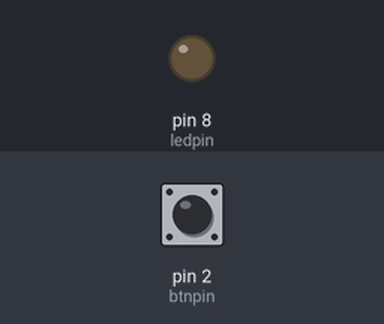
A sketch run on a simulated Arduino Uno, built with avr-gcc and run on an emulated ATmega328P. On the bench: output pins drawn as LEDs (lit = HIGH). Inputs (shaded band) come from the test bench; at power-on: pin 2 (btnpin) LOW. What the sketch prints to the serial monitor is not drawn.

Above: at 1.2 s.
1.3 s: pin 2 (btnpin) pulled HIGH for 0.15 s
At 1.37 s:
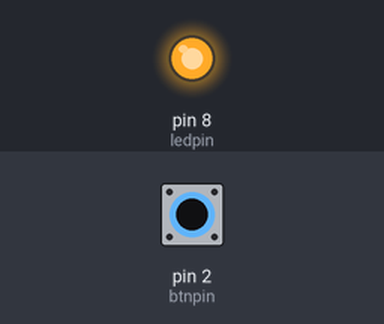
2.9 s: pin 2 (btnpin) pulled HIGH for 3.2 s
At 6.6 s:
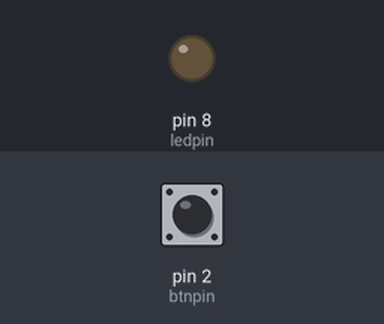
Timing chart, 0 to 8.1 s (numbered marks = the images above; inputs shaded):
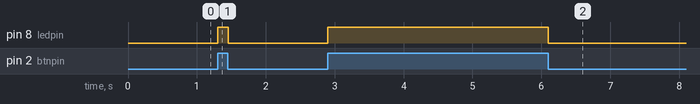

Measured:
- after the input at 1.3 s, pin 8 (ledpin): LOW → HIGH at once, → LOW 0.15 s later
- after the input at 2.9 s, pin 8 (ledpin): LOW → HIGH at once, → LOW 3.2 s later

The sketch:

Digital_I_o_singleLED.ino
```cpp
// Digital I/O
// input is a button, output is an LED
// declare variables, anything global
int btnpin= 2;
int ledpin= 8;

void setup() {
  // put your setup code here, to run once:
// declare inputs and outputs
pinMode (btnpin, INPUT);
pinMode (ledpin, OUTPUT);

//initialize serial comm- for debugging/ printing values
Serial.begin (9600);
}

void loop() {
  // put your main code here, to run repeatedly:
// check if button is pressed
//inputs =read, outputs = write (in arduino)

//print for debugginh, to see button value
Serial.println (digitalRead (btnpin));

//if btn= 1, true light on, if btn=0, turn light off
if(digitalRead(btnpin)== 1){
  digitalWrite(ledpin, HIGH);
}
else{
  digitalWrite (ledpin, LOW);

  }
}
```
